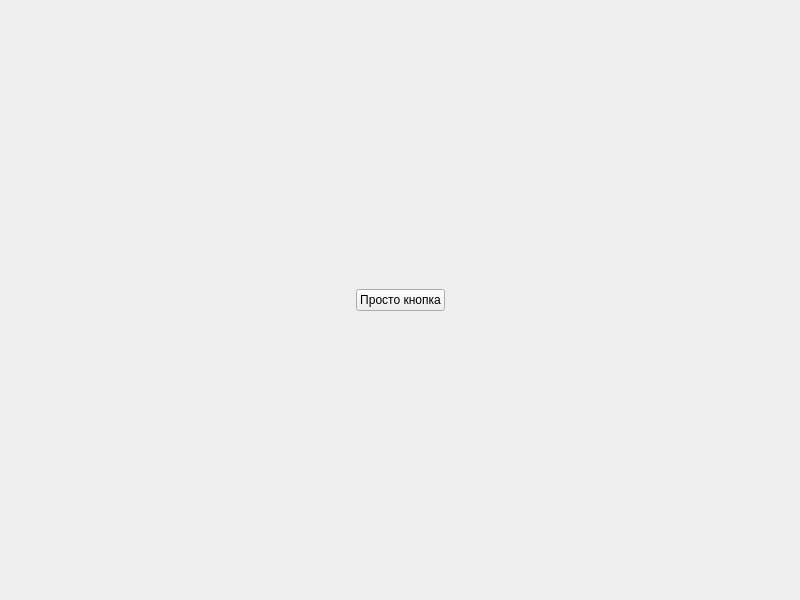
<?xml version="1.0" encoding="UTF-8"?>
<ui version="4.0">
 <class>MainWindow</class>
 <widget class="QMainWindow" name="MainWindow">
  <property name="geometry">
   <rect>
    <x>0</x>
    <y>0</y>
    <width>800</width>
    <height>600</height>
   </rect>
  </property>
  <property name="windowTitle">
   <string>Жёлтые окружности</string>
  </property>
  <widget class="QWidget" name="centralwidget">
   <layout class="QVBoxLayout" name="verticalLayout">
    <item>
     <spacer name="verticalSpacer">
      <property name="orientation">
       <enum>Qt::Vertical</enum>
      </property>
      <property name="sizeHint" stdset="0">
       <size>
        <width>20</width>
        <height>40</height>
       </size>
      </property>
     </spacer>
    </item>
    <item>
     <layout class="QHBoxLayout" name="horizontalLayout">
      <item>
       <spacer name="horizontalSpacer">
        <property name="orientation">
         <enum>Qt::Horizontal</enum>
        </property>
        <property name="sizeHint" stdset="0">
         <size>
          <width>40</width>
          <height>20</height>
         </size>
        </property>
       </spacer>
      </item>
      <item>
       <widget class="QPushButton" name="btn">
        <property name="text">
         <string>Просто кнопка</string>
        </property>
       </widget>
      </item>
      <item>
       <spacer name="horizontalSpacer_2">
        <property name="orientation">
         <enum>Qt::Horizontal</enum>
        </property>
        <property name="sizeHint" stdset="0">
         <size>
          <width>40</width>
          <height>20</height>
         </size>
        </property>
       </spacer>
      </item>
     </layout>
    </item>
    <item>
     <spacer name="verticalSpacer_2">
      <property name="orientation">
       <enum>Qt::Vertical</enum>
      </property>
      <property name="sizeHint" stdset="0">
       <size>
        <width>20</width>
        <height>40</height>
       </size>
      </property>
     </spacer>
    </item>
   </layout>
  </widget>
 </widget>
 <resources/>
 <connections/>
</ui>
